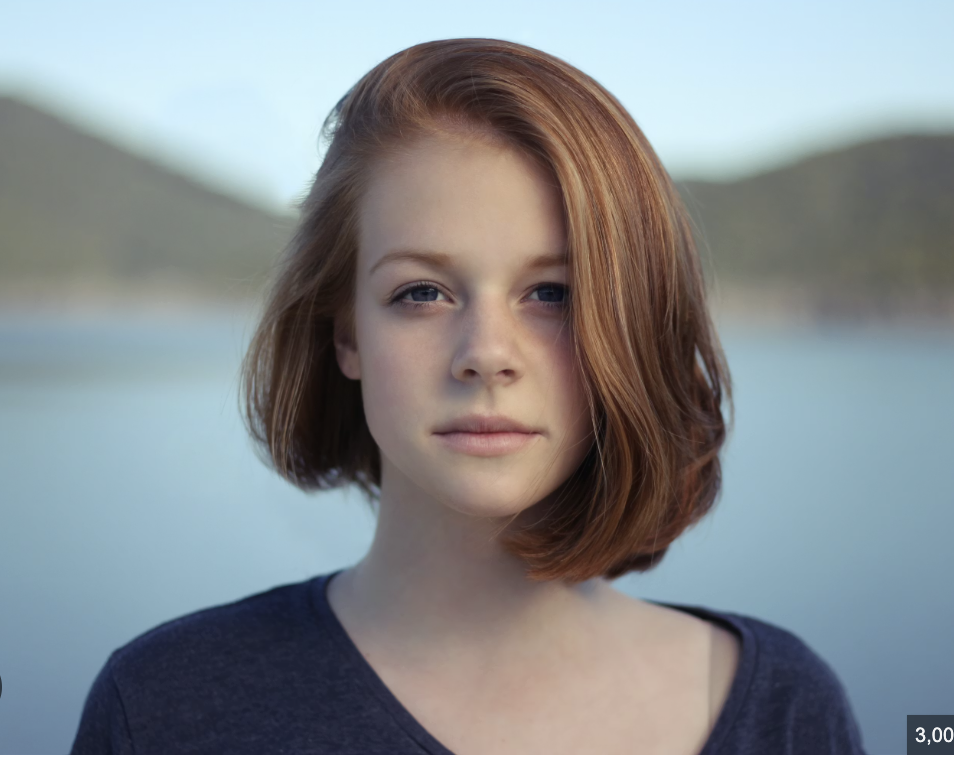
#> input picture random_pic.png, 954 x 760 px, found by its file name
$ python face_blur.py
#> lines starting #> are read from the running program, lines starting #| are printed output that depends on the picture; after the words box and inside, x2 and y2 are one past the last pixel; in counts of white or black regions, pixels touching at a corner belong together
#> the answer given: 1
#> further down, img is the input picture: shape (760, 954, 3); mean B, G, R 143, 139.8, 135
import cv2

# load face detector
'''  This XML file is a pre-trained face detection model
It comes from OpenCV (trained using Haar features)
What it contains:
Mathematical rules to identify human faces
Patterns like:
Eyes region
Nose bridge
Face shape
Haar Cascade Classifier=A classic (fast, lightweight) algorithm for object detection '''

face_cascade = cv2.CascadeClassifier('haarcascade_frontalface_default.xml')

def blur_faces(frame):
    #convert to grayscale
    gray=cv2.cvtColor(frame, cv2.COLOR_BGR2GRAY)
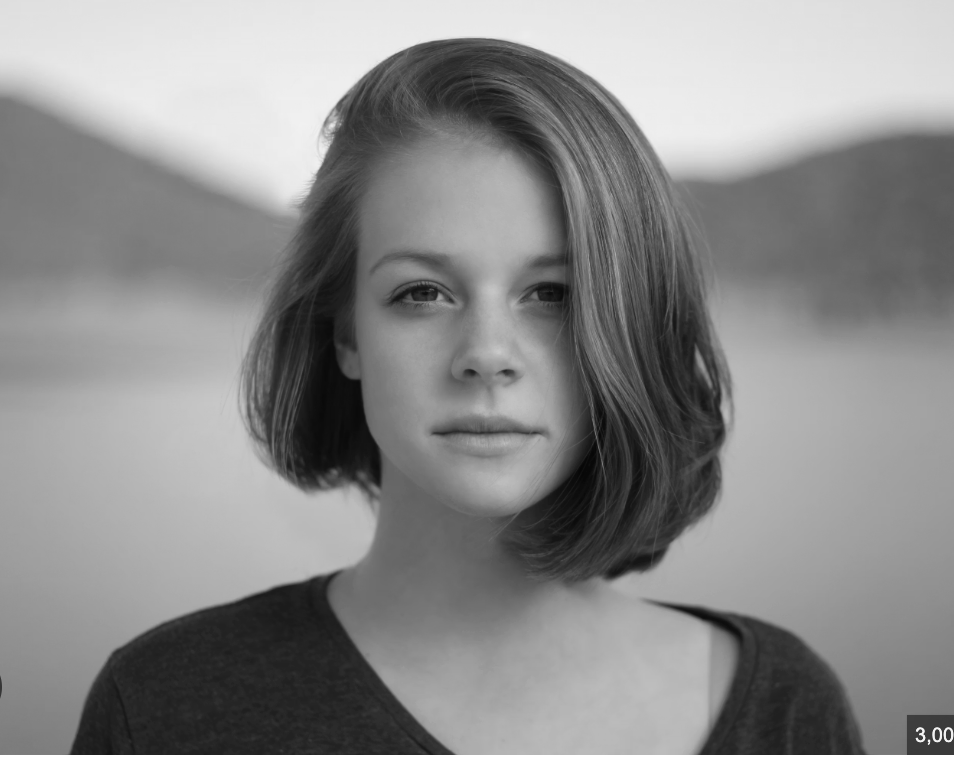
#> gray: shape (760, 954); min 6, max 255, mean 138.7
    #detect faces
    faces = face_cascade.detectMultiScale(gray, 1.3, 5)
#> faces = [[316, 170, 331, 331]]
    # blur faces
    for(x,y,w,h)in faces:
        face=frame[y:y+h,x:x+w]# extracting face region
        face=cv2.GaussianBlur(face,(99,99),30)
        frame[y:y+h,x:x+w]=face # putting blurred face back
#> this loop made 1 pass
#> pass 1, in blur_faces, `face=frame[y:y+h,x:x+w]# extracting face region`:
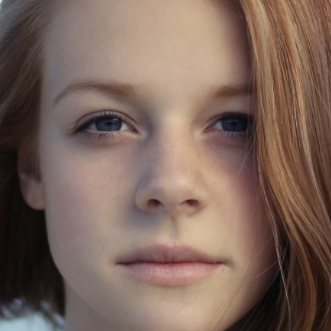
#> face: shape (331, 331, 3); mean B, G, R 91, 101.5, 124.4
#> pass 1, in blur_faces, `face=cv2.GaussianBlur(face,(99,99),30)`:
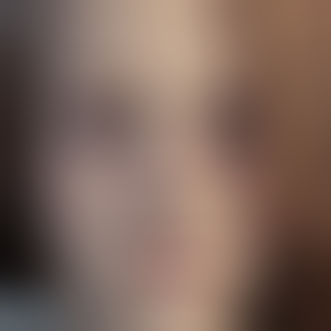
#> face: shape (331, 331, 3); mean B, G, R 91, 101.5, 124.4
#> after the loop:
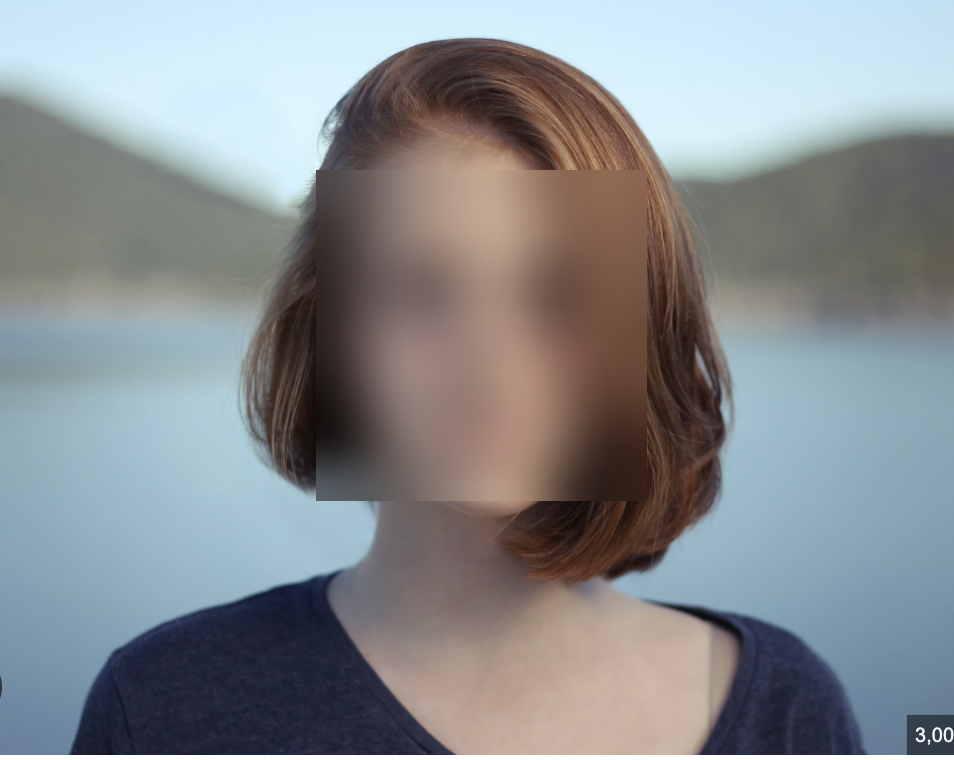
#> frame: shape (760, 954, 3); 15.1% of pixels changed, all inside (x1, y1, x2, y2) = (316, 170, 647, 501)
    return frame


#choice
print("1.Image")
print("2.Video")
print("3.webcam")

choice=int(input("Enter choice:"))

#Image- runs function once

if choice==1:
    img_path = "/Users/harikak/PyCharmMiscProject/random_pic.png"
    img=cv2.imread(img_path)

    if img is None:
        print("image not found")
    else:
        res=blur_faces(img)
        cv2.imshow("res",res)
        cv2.waitKey(0)
        cv2.destroyAllWindows()

#Video- runs function on each frame in a loop

elif choice==2:
    vid_path="/Users/harikak/PyCharmMiscProject/random_vid.mov"

    cap=cv2.VideoCapture(vid_path)
    width=int(cap.get(3))
    height=int(cap.get(4))
    fps=int(cap.get(cv2.CAP_PROP_FPS))

    out=cv2.VideoWriter("output.mp4",cv2.VideoWriter_fourcc(*'mp4v'),fps,(width,height))

    while True:
        ret,frame=cap.read();
        if not ret:
            break
        frame=blur_faces(frame)
        out.write(frame)
        cv2.imshow("vid_blur",frame)

        if cv2.waitKey(1) & 0xFF == ord('q'):
            break
    cap.release()
    out.release()
    cv2.destroyAllWindows()

#Webcam- runs continuously in real-time

elif choice==3:
    cap=cv2.VideoCapture(0)

    while(True):
        ret,frame=cap.read()
        if not ret:
            break
        frame=blur_faces(frame)
        if cv2.waitKey(1) & 0xFF == ord('q'):
            break
        frame=blur_faces(frame)
        cv2.imshow("webcam_blur",frame)
        if cv2.waitKey(1) & 0xFF == ord('q'):
            break
    cap.release()
    cv2.destroyAllWindows()
else:
    print("Invalid choice")
